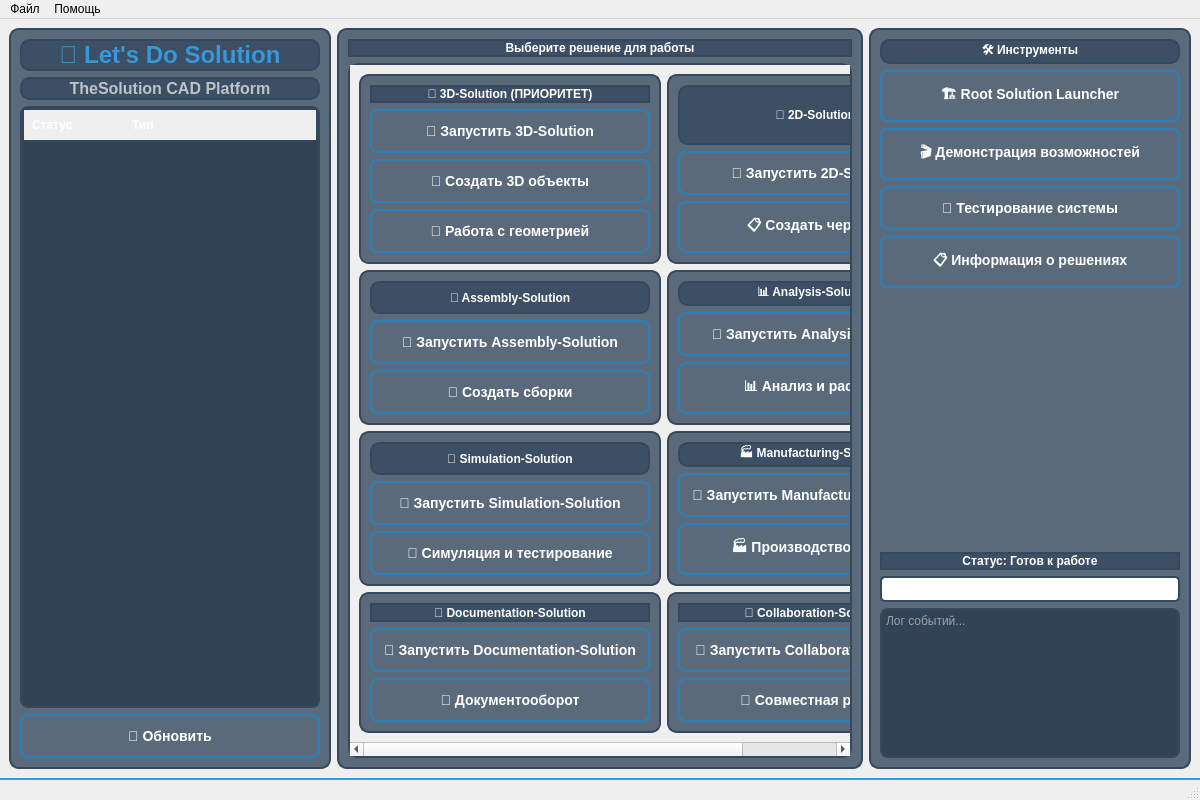
<?xml version="1.0" encoding="UTF-8"?>
<ui version="4.0">
 <class>MainWindow</class>
 <widget class="QMainWindow" name="MainWindow">
  <property name="geometry">
   <rect>
    <x>0</x>
    <y>0</y>
    <width>1200</width>
    <height>800</height>
   </rect>
  </property>
  <property name="windowTitle">
   <string>TheSolution CAD - Let&apos;s Do Solution</string>
  </property>
  <property name="styleSheet">
   <string notr="true">/* Основные стили */
QMainWindow {
    background: qlineargradient(x1:0, y1:0, x2:1, y2:1,
        stop:0 #2c3e50, stop:1 #34495e);
    color: white;
}

/* Заголовок */
QHeaderView::section {
    background: qlineargradient(x1:0, y1:0, x2:0, y2:1,
        stop:0 #3498db, stop:1 #2980b9);
    color: white;
    padding: 8px;
    border: none;
    font-weight: bold;
}

/* Кнопки решений */
QPushButton {
    background: qlineargradient(x1:0, y1:0, x2:0, y2:1,
        stop:0 #3498db, stop:1 #2980b9);
    border: 2px solid #2980b9;
    border-radius: 8px;
    color: white;
    font-weight: bold;
    padding: 12px;
    font-size: 14px;
}

QPushButton:hover {
    background: qlineargradient(x1:0, y1:0, x2:0, y2:1,
        stop:0 #5dade2, stop:1 #3498db);
    border: 2px solid #5dade2;
}

QPushButton:pressed {
    background: qlineargradient(x1:0, y1:0, x2:0, y2:1,
        stop:0 #2980b9, stop:1 #1f618d);
}

/* Кнопки приоритетных решений */
QPushButton#priorityButton {
    background: qlineargradient(x1:0, y1:0, x2:0, y2:1,
        stop:0 #e74c3c, stop:1 #c0392b);
    border: 2px solid #c0392b;
}

QPushButton#priorityButton:hover {
    background: qlineargradient(x1:0, y1:0, x2:0, y2:1,
        stop:0 #ec7063, stop:1 #e74c3c);
    border: 2px solid #ec7063;
}

/* Панели */
QFrame {
    background: rgba(52, 73, 94, 0.8);
    border: 2px solid #34495e;
    border-radius: 10px;
}

/* Дерево решений */
QTreeWidget {
    background: rgba(44, 62, 80, 0.9);
    border: 2px solid #34495e;
    border-radius: 8px;
    color: white;
    font-size: 13px;
}

QTreeWidget::item {
    padding: 8px;
    border-bottom: 1px solid #34495e;
}

QTreeWidget::item:selected {
    background: qlineargradient(x1:0, y1:0, x2:0, y2:1,
        stop:0 #3498db, stop:1 #2980b9);
}

QTreeWidget::item:hover {
    background: rgba(52, 152, 219, 0.3);
}

/* Текстовые поля */
QTextEdit {
    background: rgba(44, 62, 80, 0.9);
    border: 2px solid #34495e;
    border-radius: 8px;
    color: white;
    font-family: &quot;Consolas&quot;, monospace;
    font-size: 12px;
}

/* Метки */
QLabel {
    color: white;
    font-weight: bold;
}

QLabel#titleLabel {
    font-size: 24px;
    color: #3498db;
    font-weight: bold;
}

QLabel#subtitleLabel {
    font-size: 16px;
    color: #bdc3c7;
}

/* Статус бар */
QStatusBar {
    background: qlineargradient(x1:0, y1:0, x2:0, y2:1,
        stop:0 #34495e, stop:1 #2c3e50);
    color: white;
    border-top: 2px solid #3498db;
}

/* Прогресс бар */
QProgressBar {
    border: 2px solid #34495e;
    border-radius: 5px;
    text-align: center;
    color: white;
    font-weight: bold;
}

QProgressBar::chunk {
    background: qlineargradient(x1:0, y1:0, x2:0, y2:1,
        stop:0 #27ae60, stop:1 #229954);
    border-radius: 3px;
}</string>
  </property>
  <widget class="QWidget" name="centralwidget">
   <layout class="QHBoxLayout" name="horizontalLayout">
    <item>
     <widget class="QFrame" name="leftPanel">
      <property name="minimumSize">
       <size>
        <width>300</width>
        <height>0</height>
       </size>
      </property>
      <property name="maximumSize">
       <size>
        <width>350</width>
        <height>16777215</height>
       </size>
      </property>
      <layout class="QVBoxLayout" name="verticalLayout_2">
       <item>
        <widget class="QLabel" name="titleLabel">
         <property name="text">
          <string>🎯 Let&apos;s Do Solution</string>
         </property>
         <property name="alignment">
          <set>Qt::AlignCenter</set>
         </property>
        </widget>
       </item>
       <item>
        <widget class="QLabel" name="subtitleLabel">
         <property name="text">
          <string>TheSolution CAD Platform</string>
         </property>
         <property name="alignment">
          <set>Qt::AlignCenter</set>
         </property>
        </widget>
       </item>
       <item>
        <widget class="QTreeWidget" name="solutionsTree">
         <property name="headerLabel">
          <string>Решения</string>
         </property>
         <column>
          <property name="text">
           <string>Статус</string>
          </property>
         </column>
         <column>
          <property name="text">
           <string>Тип</string>
          </property>
         </column>
        </widget>
       </item>
       <item>
        <widget class="QPushButton" name="refreshButton">
         <property name="text">
          <string>🔄 Обновить</string>
         </property>
        </widget>
       </item>
      </layout>
     </widget>
    </item>
    <item>
     <widget class="QFrame" name="centerPanel">
      <layout class="QVBoxLayout" name="verticalLayout">
       <item>
        <widget class="QLabel" name="solutionTitleLabel">
         <property name="text">
          <string>Выберите решение для работы</string>
         </property>
         <property name="alignment">
          <set>Qt::AlignCenter</set>
         </property>
        </widget>
       </item>
       <item>
        <widget class="QScrollArea" name="scrollArea">
         <property name="widgetResizable">
          <bool>true</bool>
         </property>
         <widget class="QWidget" name="scrollAreaWidgetContents">
          <property name="geometry">
           <rect>
            <x>0</x>
            <y>0</y>
            <width>598</width>
            <height>698</height>
           </rect>
          </property>
          <layout class="QGridLayout" name="gridLayout">
           <item row="0" column="0">
            <widget class="QFrame" name="frame_3d">
             <property name="frameShape">
              <enum>QFrame::StyledPanel</enum>
             </property>
             <property name="frameShadow">
              <enum>QFrame::Raised</enum>
             </property>
             <layout class="QVBoxLayout" name="verticalLayout_3">
              <item>
               <widget class="QLabel" name="label_3d">
                <property name="text">
                 <string>🎯 3D-Solution (ПРИОРИТЕТ)</string>
                </property>
                <property name="alignment">
                 <set>Qt::AlignCenter</set>
                </property>
               </widget>
              </item>
              <item>
               <widget class="QPushButton" name="launch3DButton">
                <property name="text">
                 <string>🚀 Запустить 3D-Solution</string>
                </property>
               </widget>
              </item>
              <item>
               <widget class="QPushButton" name="create3DObjectsButton">
                <property name="text">
                 <string>🔸 Создать 3D объекты</string>
                </property>
               </widget>
              </item>
              <item>
               <widget class="QPushButton" name="geometryButton">
                <property name="text">
                 <string>📐 Работа с геометрией</string>
                </property>
               </widget>
              </item>
             </layout>
            </widget>
           </item>
           <item row="0" column="1">
            <widget class="QFrame" name="frame_2d">
             <property name="frameShape">
              <enum>QFrame::StyledPanel</enum>
             </property>
             <property name="frameShadow">
              <enum>QFrame::Raised</enum>
             </property>
             <layout class="QVBoxLayout" name="verticalLayout_4">
              <item>
               <widget class="QLabel" name="label_2d">
                <property name="text">
                 <string>📐 2D-Solution</string>
                </property>
                <property name="alignment">
                 <set>Qt::AlignCenter</set>
                </property>
               </widget>
              </item>
              <item>
               <widget class="QPushButton" name="launch2DButton">
                <property name="text">
                 <string>🚀 Запустить 2D-Solution</string>
                </property>
               </widget>
              </item>
              <item>
               <widget class="QPushButton" name="createDrawingsButton">
                <property name="text">
                 <string>📋 Создать чертежи</string>
                </property>
               </widget>
              </item>
             </layout>
            </widget>
           </item>
           <item row="1" column="0">
            <widget class="QFrame" name="frame_assembly">
             <property name="frameShape">
              <enum>QFrame::StyledPanel</enum>
             </property>
             <property name="frameShadow">
              <enum>QFrame::Raised</enum>
             </property>
             <layout class="QVBoxLayout" name="verticalLayout_5">
              <item>
               <widget class="QLabel" name="label_assembly">
                <property name="text">
                 <string>🔧 Assembly-Solution</string>
                </property>
                <property name="alignment">
                 <set>Qt::AlignCenter</set>
                </property>
               </widget>
              </item>
              <item>
               <widget class="QPushButton" name="launchAssemblyButton">
                <property name="text">
                 <string>🚀 Запустить Assembly-Solution</string>
                </property>
               </widget>
              </item>
              <item>
               <widget class="QPushButton" name="createAssembliesButton">
                <property name="text">
                 <string>🔧 Создать сборки</string>
                </property>
               </widget>
              </item>
             </layout>
            </widget>
           </item>
           <item row="1" column="1">
            <widget class="QFrame" name="frame_analysis">
             <property name="frameShape">
              <enum>QFrame::StyledPanel</enum>
             </property>
             <property name="frameShadow">
              <enum>QFrame::Raised</enum>
             </property>
             <layout class="QVBoxLayout" name="verticalLayout_6">
              <item>
               <widget class="QLabel" name="label_analysis">
                <property name="text">
                 <string>📊 Analysis-Solution</string>
                </property>
                <property name="alignment">
                 <set>Qt::AlignCenter</set>
                </property>
               </widget>
              </item>
              <item>
               <widget class="QPushButton" name="launchAnalysisButton">
                <property name="text">
                 <string>🚀 Запустить Analysis-Solution</string>
                </property>
               </widget>
              </item>
              <item>
               <widget class="QPushButton" name="analysisButton">
                <property name="text">
                 <string>📊 Анализ и расчеты</string>
                </property>
               </widget>
              </item>
             </layout>
            </widget>
           </item>
           <item row="2" column="0">
            <widget class="QFrame" name="frame_simulation">
             <property name="frameShape">
              <enum>QFrame::StyledPanel</enum>
             </property>
             <property name="frameShadow">
              <enum>QFrame::Raised</enum>
             </property>
             <layout class="QVBoxLayout" name="verticalLayout_7">
              <item>
               <widget class="QLabel" name="label_simulation">
                <property name="text">
                 <string>🔄 Simulation-Solution</string>
                </property>
                <property name="alignment">
                 <set>Qt::AlignCenter</set>
                </property>
               </widget>
              </item>
              <item>
               <widget class="QPushButton" name="launchSimulationButton">
                <property name="text">
                 <string>🚀 Запустить Simulation-Solution</string>
                </property>
               </widget>
              </item>
              <item>
               <widget class="QPushButton" name="simulationButton">
                <property name="text">
                 <string>🔄 Симуляция и тестирование</string>
                </property>
               </widget>
              </item>
             </layout>
            </widget>
           </item>
           <item row="2" column="1">
            <widget class="QFrame" name="frame_manufacturing">
             <property name="frameShape">
              <enum>QFrame::StyledPanel</enum>
             </property>
             <property name="frameShadow">
              <enum>QFrame::Raised</enum>
             </property>
             <layout class="QVBoxLayout" name="verticalLayout_8">
              <item>
               <widget class="QLabel" name="label_manufacturing">
                <property name="text">
                 <string>🏭 Manufacturing-Solution</string>
                </property>
                <property name="alignment">
                 <set>Qt::AlignCenter</set>
                </property>
               </widget>
              </item>
              <item>
               <widget class="QPushButton" name="launchManufacturingButton">
                <property name="text">
                 <string>🚀 Запустить Manufacturing-Solution</string>
                </property>
               </widget>
              </item>
              <item>
               <widget class="QPushButton" name="manufacturingButton">
                <property name="text">
                 <string>🏭 Производство и CAM</string>
                </property>
               </widget>
              </item>
             </layout>
            </widget>
           </item>
           <item row="3" column="0">
            <widget class="QFrame" name="frame_documentation">
             <property name="frameShape">
              <enum>QFrame::StyledPanel</enum>
             </property>
             <property name="frameShadow">
              <enum>QFrame::Raised</enum>
             </property>
             <layout class="QVBoxLayout" name="verticalLayout_9">
              <item>
               <widget class="QLabel" name="label_documentation">
                <property name="text">
                 <string>📄 Documentation-Solution</string>
                </property>
                <property name="alignment">
                 <set>Qt::AlignCenter</set>
                </property>
               </widget>
              </item>
              <item>
               <widget class="QPushButton" name="launchDocumentationButton">
                <property name="text">
                 <string>🚀 Запустить Documentation-Solution</string>
                </property>
               </widget>
              </item>
              <item>
               <widget class="QPushButton" name="documentationButton">
                <property name="text">
                 <string>📄 Документооборот</string>
                </property>
               </widget>
              </item>
             </layout>
            </widget>
           </item>
           <item row="3" column="1">
            <widget class="QFrame" name="frame_collaboration">
             <property name="frameShape">
              <enum>QFrame::StyledPanel</enum>
             </property>
             <property name="frameShadow">
              <enum>QFrame::Raised</enum>
             </property>
             <layout class="QVBoxLayout" name="verticalLayout_10">
              <item>
               <widget class="QLabel" name="label_collaboration">
                <property name="text">
                 <string>👥 Collaboration-Solution</string>
                </property>
                <property name="alignment">
                 <set>Qt::AlignCenter</set>
                </property>
               </widget>
              </item>
              <item>
               <widget class="QPushButton" name="launchCollaborationButton">
                <property name="text">
                 <string>🚀 Запустить Collaboration-Solution</string>
                </property>
               </widget>
              </item>
              <item>
               <widget class="QPushButton" name="collaborationButton">
                <property name="text">
                 <string>👥 Совместная работа</string>
                </property>
               </widget>
              </item>
             </layout>
            </widget>
           </item>
          </layout>
         </widget>
        </widget>
       </item>
      </layout>
     </widget>
    </item>
    <item>
     <widget class="QFrame" name="rightPanel">
      <property name="minimumSize">
       <size>
        <width>300</width>
        <height>0</height>
       </size>
      </property>
      <property name="maximumSize">
       <size>
        <width>350</width>
        <height>16777215</height>
       </size>
      </property>
      <layout class="QVBoxLayout" name="verticalLayout_11">
       <item>
        <widget class="QLabel" name="toolsLabel">
         <property name="text">
          <string>🛠️ Инструменты</string>
         </property>
         <property name="alignment">
          <set>Qt::AlignCenter</set>
         </property>
        </widget>
       </item>
       <item>
        <widget class="QPushButton" name="rootLauncherButton">
         <property name="text">
          <string>🏗️ Root Solution Launcher</string>
         </property>
        </widget>
       </item>
       <item>
        <widget class="QPushButton" name="demoButton">
         <property name="text">
          <string>🎬 Демонстрация возможностей</string>
         </property>
        </widget>
       </item>
       <item>
        <widget class="QPushButton" name="testButton">
         <property name="text">
          <string>🧪 Тестирование системы</string>
         </property>
        </widget>
       </item>
       <item>
        <widget class="QPushButton" name="infoButton">
         <property name="text">
          <string>📋 Информация о решениях</string>
         </property>
        </widget>
       </item>
       <item>
        <spacer name="verticalSpacer">
         <property name="orientation">
          <enum>Qt::Vertical</enum>
         </property>
         <property name="sizeHint" stdset="0">
          <size>
           <width>20</width>
           <height>40</height>
          </size>
         </property>
        </spacer>
       </item>
       <item>
        <widget class="QLabel" name="statusLabel">
         <property name="text">
          <string>Статус: Готов к работе</string>
         </property>
         <property name="alignment">
          <set>Qt::AlignCenter</set>
         </property>
        </widget>
       </item>
       <item>
        <widget class="QProgressBar" name="progressBar">
         <property name="value">
          <number>100</number>
         </property>
        </widget>
       </item>
       <item>
        <widget class="QTextEdit" name="logTextEdit">
         <property name="maximumSize">
          <size>
           <width>16777215</width>
           <height>150</height>
          </size>
         </property>
         <property name="placeholderText">
          <string>Лог событий...</string>
         </property>
        </widget>
       </item>
      </layout>
     </widget>
    </item>
   </layout>
  </widget>
  <widget class="QStatusBar" name="statusbar"/>
  <widget class="QMenuBar" name="menubar">
   <property name="geometry">
    <rect>
     <x>0</x>
     <y>0</y>
     <width>1200</width>
     <height>21</height>
    </rect>
   </property>
   <widget class="QMenu" name="menuFile">
    <property name="title">
     <string>Файл</string>
    </property>
    <addaction name="actionExit"/>
   </widget>
   <widget class="QMenu" name="menuHelp">
    <property name="title">
     <string>Помощь</string>
    </property>
    <addaction name="actionAbout"/>
   </widget>
   <addaction name="menuFile"/>
   <addaction name="menuHelp"/>
  </widget>
  <action name="actionExit">
   <property name="text">
    <string>Выход</string>
   </property>
  </action>
  <action name="actionAbout">
   <property name="text">
    <string>О программе</string>
   </property>
  </action>
 </widget>
 <resources/>
 <connections/>
</ui>
